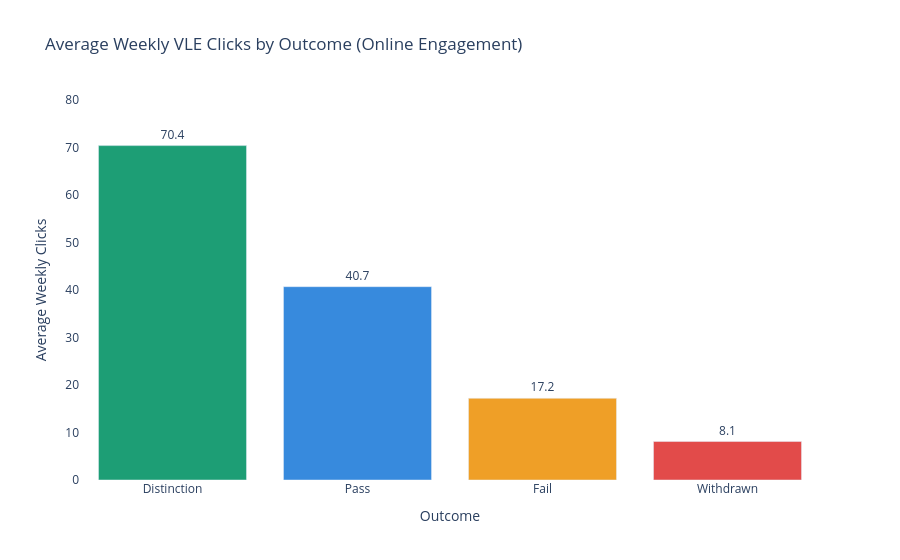

Here is the notebook cell this chart was saved with:
### Code cell
# Chart 6 — VLE Engagement by Outcome
vle_outcome = df.groupby("final_result")["avg_weekly_clicks"].mean().round(1).reset_index()
vle_outcome.columns = ["Outcome", "Avg Weekly Clicks"]
vle_outcome = vle_outcome.sort_values("Avg Weekly Clicks", ascending=False)

fig = px.bar(
    vle_outcome,
    x="Outcome",
    y="Avg Weekly Clicks",
    color="Outcome",
    text="Avg Weekly Clicks",
    color_discrete_map={
        "Pass"       : "#378ADD",
        "Withdrawn"  : "#E24B4A",
        "Distinction": "#1D9E75",
        "Fail"       : "#EF9F27"
    },
    title="Average Weekly VLE Clicks by Outcome (Online Engagement)"
)

fig.update_traces(textposition="outside")
fig.update_layout(
    showlegend=False,
    yaxis_range=[0, 80],
    yaxis_title="Average Weekly Clicks",
    xaxis_title="Outcome",
    plot_bgcolor="white"
)
fig.show()

print("\nAverage weekly VLE clicks by outcome:")
print(vle_outcome.to_string(index=False))

### Figure 1 — Plotly figure (JSON) as saved in the notebook; plotly's stock layout.template omitted (floating-point values rounded to 4 significant figures)
{"data": [{"alignmentgroup": "True", "hovertemplate": "Outcome=%{x}<br>Avg Weekly Clicks=%{text}<extra></extra>", "legendgroup": "Distinction", "marker": {"color": "#1D9E75", "pattern": {"shape": ""}}, "name": "Distinction", "offsetgroup": "Distinction", "orientation": "v", "showlegend": true, "text": [70.4], "textposition": "outside", "type": "bar", "x": ["Distinction"], "xaxis": "x", "y": [70.4], "yaxis": "y"}, {"alignmentgroup": "True", "hovertemplate": "Outcome=%{x}<br>Avg Weekly Clicks=%{text}<extra></extra>", "legendgroup": "Pass", "marker": {"color": "#378ADD", "pattern": {"shape": ""}}, "name": "Pass", "offsetgroup": "Pass", "orientation": "v", "showlegend": true, "text": [40.7], "textposition": "outside", "type": "bar", "x": ["Pass"], "xaxis": "x", "y": [40.7], "yaxis": "y"}, {"alignmentgroup": "True", "hovertemplate": "Outcome=%{x}<br>Avg Weekly Clicks=%{text}<extra></extra>", "legendgroup": "Fail", "marker": {"color": "#EF9F27", "pattern": {"shape": ""}}, "name": "Fail", "offsetgroup": "Fail", "orientation": "v", "showlegend": true, "text": [17.2], "textposition": "outside", "type": "bar", "x": ["Fail"], "xaxis": "x", "y": [17.2], "yaxis": "y"}, {"alignmentgroup": "True", "hovertemplate": "Outcome=%{x}<br>Avg Weekly Clicks=%{text}<extra></extra>", "legendgroup": "Withdrawn", "marker": {"color": "#E24B4A", "pattern": {"shape": ""}}, "name": "Withdrawn", "offsetgroup": "Withdrawn", "orientation": "v", "showlegend": true, "text": [8.1], "textposition": "outside", "type": "bar", "x": ["Withdrawn"], "xaxis": "x", "y": [8.1], "yaxis": "y"}], "layout": {"autosize": true, "barmode": "relative", "legend": {"title": {"text": "Outcome"}, "tracegroupgap": 0}, "plot_bgcolor": "white", "showlegend": false, "title": {"text": "Average Weekly VLE Clicks by Outcome (Online Engagement)"}, "xaxis": {"anchor": "y", "autorange": true, "categoryarray": ["Distinction", "Pass", "Fail", "Withdrawn"], "categoryorder": "array", "domain": [0, 1], "range": [-0.5, 3.5], "title": {"text": "Outcome"}, "type": "category"}, "yaxis": {"anchor": "x", "domain": [0, 1], "range": [0, 80], "title": {"text": "Average Weekly Clicks"}, "type": "linear"}}}
